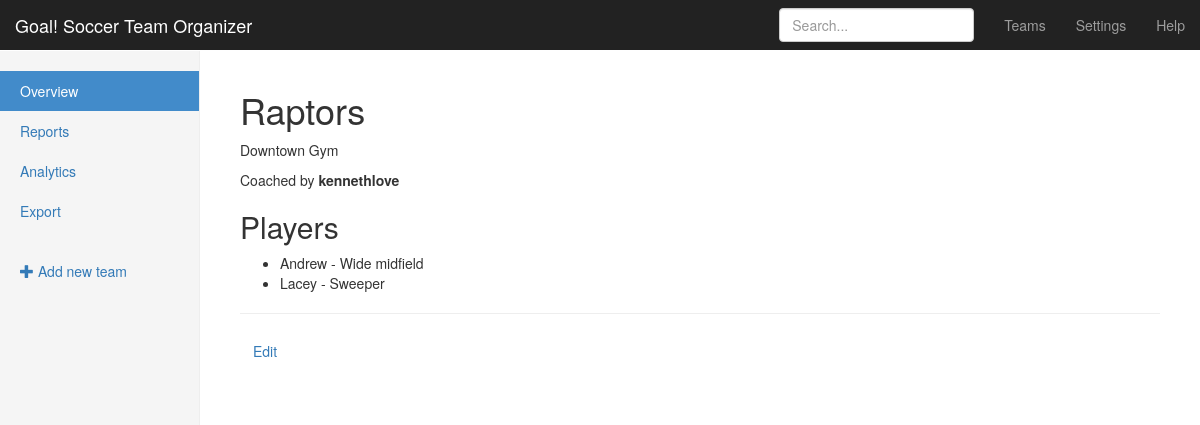
Screenshot of /teams/2/ with the database file from the repository.
### teams/models.py (models this page shows, shortened)
class Team(models.Model):
    name = models.CharField(max_length=255)
    coach = models.ForeignKey(User, related_name='teams')
    practice_location = models.CharField(max_length=255)

class Player(models.Model):
    name = models.CharField(max_length=255)
    age = models.PositiveIntegerField()
    position = models.CharField(choices=POSITIONS, max_length=3)
    team = models.ForeignKey(Team, related_name='players')

### teams/views.py (the view)
# urls.py: url(r'^(?P<pk>\d+)/$', views.TeamDeatailView.as_view(), name='detail'),
class TeamDeatailView(DetailView, UpdateView):
    model = models.Team
    fields = ("name", "practice_location", "coach")
    template_name = "teams/team_detail.html"

### teams/templates/teams/team_detail.html (shortened to what this page needs)
{% extends "teams/_layout.html" %}
{% block body_content %}
<h1>{{ team.name  }}</h1>
<p class="muted">{{ team.practice_location }}</p>
<p>Coached by <strong>{{ team.coach.get_full_name|default:team.coach }}</strong></p>
<h2>Players</h2>
<ul>
{% for player in team.players.all %}
	<li>{{ player.name }} - {{ player.get_position_display }}</li>
{% endfor %}
</ul>
<hr>
<p><a href="{% url 'teams:update' pk=team.pk %}" class="btn">Edit</a></p>
{% endblock %}

### assets/css/goal.css (style rules this page uses)
body { padding-top: 50px; }

### rows the page displays
Team: name "Raptors", practice_location "Downtown Gym", coach.get_full_name "kennethlove"
Player: name "Andrew", position "Wide midfield"
Player: name "Lacey", position "Sweeper"
